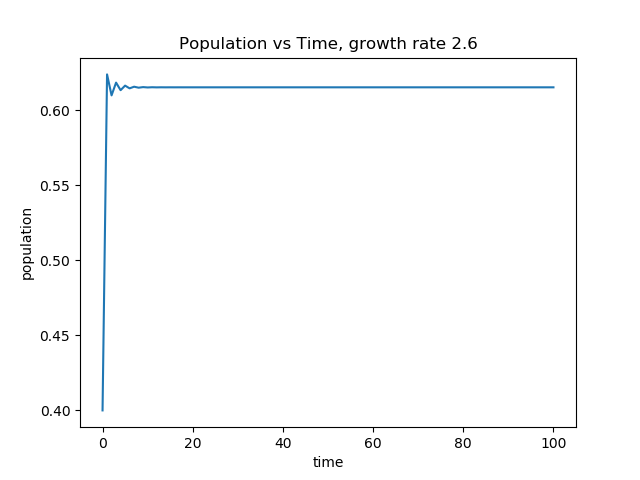

Generate this figure with Python:
import matplotlib.pyplot as plt


def y(r1, x1):
    """
    :param r1: growth rate r
    :param x1: percentage of the maximum (expressed in decimals) x
    :return: xn+1
    """
    return r1*x1*(1-x1)


r = 2.6
x = 0.4
track_list_x = list()
for t in range(0, 101):
    track_list_x.append(x)
    x = y(r, x)

plt.plot(list(range(0, 101)), track_list_x)

plt.xlabel('time')
plt.ylabel('population')

plt.title(f'Population vs Time, growth rate {r}')

plt.show()
